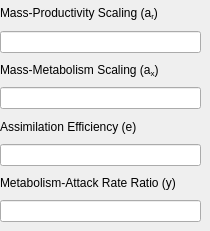
          <widget class="QWidget" name="page_8">
           <widget class="QWidget" name="layoutWidget_11">
            <property name="geometry">
             <rect>
              <x>0</x>
              <y>2</y>
              <width>201</width>
              <height>220</height>
             </rect>
            </property>
            <layout class="QVBoxLayout" name="verticalLayout_22">
             <item>
              <widget class="QLabel" name="label_11">
               <property name="text">
                <string>&lt;html&gt;&lt;head/&gt;&lt;body&gt;&lt;p&gt;Mass-Productivity Scaling (a&lt;span style=&quot; vertical-align:sub;&quot;&gt;r&lt;/span&gt;)&lt;/p&gt;&lt;/body&gt;&lt;/html&gt;</string>
               </property>
               <property name="alignment">
                <set>Qt::AlignLeading|Qt::AlignLeft|Qt::AlignVCenter</set>
               </property>
              </widget>
             </item>
             <item>
              <widget class="QLineEdit" name="ar_Input"/>
             </item>
             <item>
              <widget class="QLabel" name="label_12">
               <property name="text">
                <string>&lt;html&gt;&lt;head/&gt;&lt;body&gt;&lt;p&gt;Mass-Metabolism Scaling (a&lt;span style=&quot; vertical-align:sub;&quot;&gt;x&lt;/span&gt;)&lt;/p&gt;&lt;/body&gt;&lt;/html&gt;</string>
               </property>
               <property name="alignment">
                <set>Qt::AlignLeading|Qt::AlignLeft|Qt::AlignVCenter</set>
               </property>
              </widget>
             </item>
             <item>
              <widget class="QLineEdit" name="ax_Input"/>
             </item>
             <item>
              <widget class="QLabel" name="label_7">
               <property name="text">
                <string>Assimilation Efficiency (e)</string>
               </property>
               <property name="alignment">
                <set>Qt::AlignLeading|Qt::AlignLeft|Qt::AlignVCenter</set>
               </property>
              </widget>
             </item>
             <item>
              <widget class="QLineEdit" name="e_Input"/>
             </item>
             <item>
              <widget class="QLabel" name="label_8">
               <property name="text">
                <string>Metabolism-Attack Rate Ratio (y)</string>
               </property>
               <property name="alignment">
                <set>Qt::AlignLeading|Qt::AlignLeft|Qt::AlignVCenter</set>
               </property>
              </widget>
             </item>
             <item>
              <widget class="QLineEdit" name="y_Input"/>
             </item>
            </layout>
           </widget>
          </widget>
